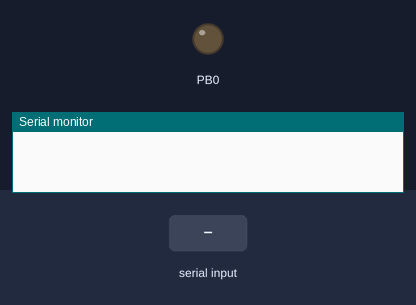
A program run on a simulated ATmega328P, built with avr-gcc and emulated at 1 MHz (the files do not name the chip). On the bench: output pins drawn as LEDs (lit = HIGH), the last lines printed to the serial monitor. The test bench sets the inputs (shaded band).

Above: at 1.2 s.
1.3 s: "D90\n" received over Serial
At 2.5 s:
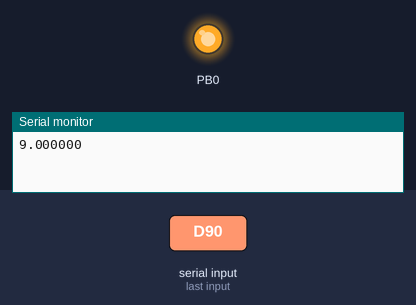
2.8 s: "D" received over Serial
At 3.3 s:
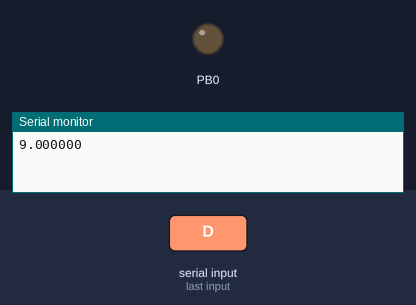
4.3 s: "1" received over Serial
At 5.7 s:
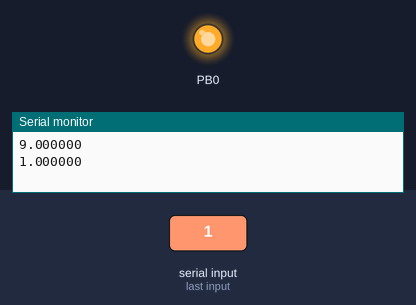
Timing chart, 0 to 7.3 s (numbered marks = the images above; inputs shaded):
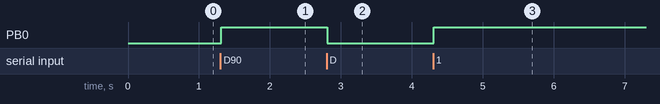

The program:

main.c
```c
/*
 * Tarea4_Atmega328p.c
 *
 * Created: 07/06/2022 01:04:11 a. m.
 * Author : Josue Cordero
 */

#define F_CPU 1000000
#define BAUD 1200
#define BRC ((F_CPU/(16*BAUD))-1)
#define MAXIMA_LONGITUD_BUFFER 40

#include <stdlib.h>
#include <string.h>
#include <avr/interrupt.h>
#include <avr/io.h>
#include <util/delay.h>
#include <stdio.h>

void regiterSerial(int dato);
void nextLine();
void writeSerial(char *str,char next);

char buffer[MAXIMA_LONGITUD_BUFFER];
char bufferAux[MAXIMA_LONGITUD_BUFFER];
char sendData[MAXIMA_LONGITUD_BUFFER];
char work = '0';
int opc = 0;
int pos=0;
float digit1 = 0, digit2 = 0;

int main(void)
{
	DDRB = (1<<PORTB0);

	//Configuration comunicacion RXTX

    UBRR0H = (BRC>>8);
    UBRR0L = BRC;
    UCSR0B = (1<<TXEN0) | (1<<RXEN0) | (1<<RXCIE0);
    UCSR0C = (1<<UCSZ01) | (1<<UCSZ00);


	//Limpio el buffer y su auxiliar
	memset(buffer, 0, MAXIMA_LONGITUD_BUFFER);
	memset(bufferAux, 0, MAXIMA_LONGITUD_BUFFER);

	sei();
    while (1)
    {

		_delay_ms(30);
		if (work == '1'){
			char separador[] = " ";
			strcpy(bufferAux,buffer);
			char *token = strtok(bufferAux,separador);

			if(token != NULL){

				digit1 = atof(token);
				token =strtok(NULL,separador);
				digit2 = atof(token);
				token = strtok(NULL,separador);
				opc = atoi(token);

				if(opc == 1){
					digit1 += digit2;
				}
				if(opc == 2){
					digit1 -= digit2;
				}
				if(opc == 3){
					digit1 *= digit2;
				}
				if(opc == 4){
					digit1 /= digit2;
				}

				sprintf(sendData,"%f",digit1);
				writeSerial(sendData,'T');


				work='0';
				pos = 0;
				memset(buffer, 0, MAXIMA_LONGITUD_BUFFER);
				memset(bufferAux, 0, MAXIMA_LONGITUD_BUFFER);
			}
		}
    }
}

void regiterSerial(int dato){
	UDR0 = dato;
	_delay_ms(30);
}

void nextLine(){
	regiterSerial(10);
	regiterSerial(13);
}

void writeSerial(char *str,char next){
	while(*str) regiterSerial(*str++);
	if (next == 'T'){
		nextLine();
	}

}

ISR(USART_RX_vect){
	PORTB = 0x01;

	buffer[pos] = UDR0;

	if(buffer[pos]=='D'){
			PORTB = 0x00;
			buffer[pos]= ' ';
			work = '1';

	}
	else{
		pos++;
	}


}
```

Measured:
- after the input at 1.3 s, PB0: LOW → HIGH at once
- after the input at 2.8 s, PB0: HIGH → LOW at once
- after the input at 4.3 s, PB0: LOW → HIGH at once
